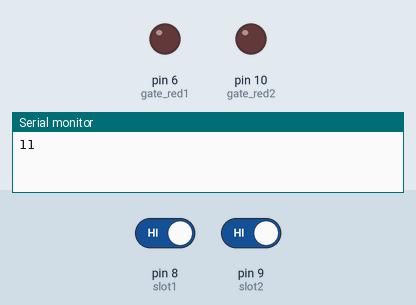
Recording of a sketch running on a simulated Arduino Uno, built with avr-gcc and run on an emulated ATmega328P. Shown: output pins drawn as LEDs (lit = HIGH), the last lines printed to the serial monitor. The inputs (shaded band) are chosen by the test bench; at power-on: pin 8 (slot1) HIGH, pin 9 (slot2) HIGH.

Above: at 1.2 s.
1.3 s: pin 8 (slot1) driven LOW
At 4.3 s:
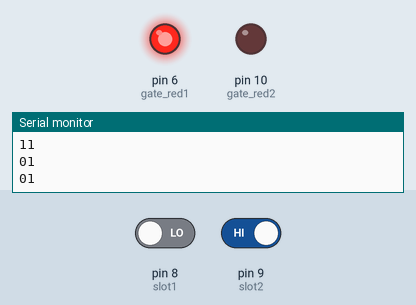
4.6 s: pin 9 (slot2) driven LOW
At 7.6 s:
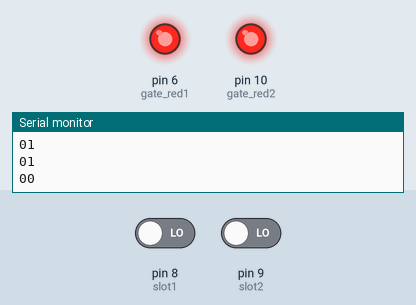
Timing chart, 0 to 9.1 s (numbered marks = the images above; inputs shaded):
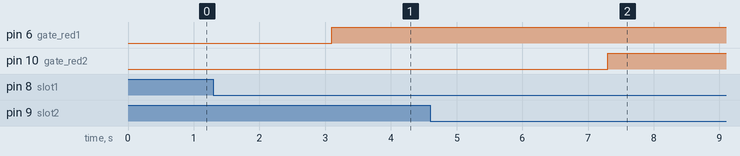

The sketch:

Chapter_20_Smart_parking_System.ino
```cpp
#include <LiquidCrystal.h>
int slot1 = 8;   //Connect IR sensor on digital pin5 for sLOT 1
int slot2 = 9;   //sLot2 pin on digital 4
int gate_red1 = 6;
int gate_red2 = 10;

void setup()
{
  pinMode(slot1,INPUT);  //setting slot pins  & gate IR sensor as input to arduino
  pinMode(slot2,INPUT);
  pinMode(gate_red1,OUTPUT);
  pinMode(gate_red2,OUTPUT);
  Serial.begin(9600);       //initialzing Serial monitor
}

void loop()
{
  int data1=digitalRead(slot1);
  int data2=digitalRead(slot2);
  Serial.print(data1);
  Serial.println(data2);
  if( (digitalRead(slot1))==0 && (digitalRead(slot2))==0)   //slot1 & slot2 not free
  {
    delay(1000);
    digitalWrite(gate_red1,HIGH);
    digitalWrite(gate_red2,HIGH);
  }
  if( (digitalRead(slot1)) == 1 && digitalRead(slot2) == 0)  //car on slot2,slot1 free
  {
    delay(1000);
    digitalWrite(gate_red2,HIGH);
  }
  if( digitalRead(slot1) ==0 && (digitalRead(slot2)) ==1)     //car on slot1,slot2 free
  {
    delay(1000);
    digitalWrite(gate_red1,HIGH);
    delay(100);
  }
  if( (digitalRead(slot1)) == 1 && (digitalRead(slot2)) == 1)
  {
    delay(1000);
    digitalWrite(gate_red1,LOW);
    digitalWrite(gate_red2,LOW);
    delay(100);
  }
  delay(1000);
}
```

Measured:
- after the input at 1.3 s, pin 6 (gate_red1): LOW → HIGH after 1.8 s
- after the input at 4.6 s, pin 10 (gate_red2): LOW → HIGH after 2.7 s
